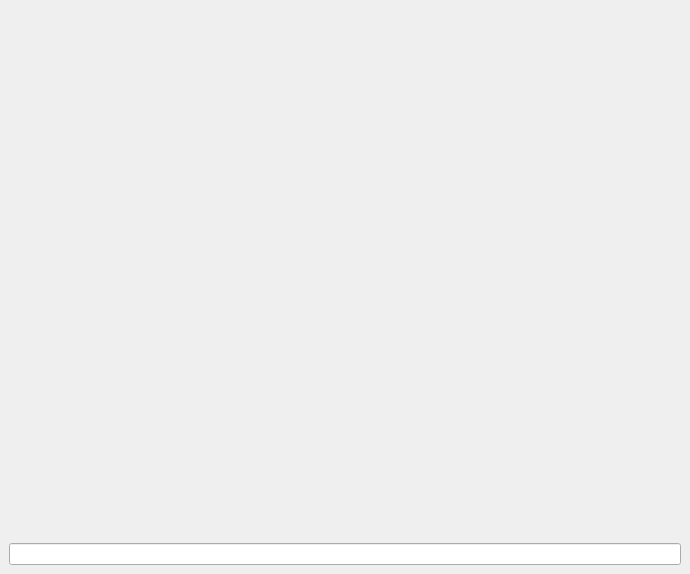
<?xml version="1.0" encoding="UTF-8"?>
<ui version="4.0">
 <class>MainWindow</class>
 <widget class="QMainWindow" name="MainWindow">
  <property name="geometry">
   <rect>
    <x>0</x>
    <y>0</y>
    <width>690</width>
    <height>574</height>
   </rect>
  </property>
  <property name="windowTitle">
   <string>MainWindow</string>
  </property>
  <widget class="QWidget" name="centralwidget">
   <layout class="QGridLayout" name="gridLayout">
    <item row="1" column="0">
     <widget class="QLabel" name="label">
      <property name="text">
       <string/>
      </property>
     </widget>
    </item>
    <item row="2" column="0">
     <widget class="QLineEdit" name="lineEdit"/>
    </item>
   </layout>
  </widget>
 </widget>
 <resources/>
 <connections/>
</ui>
